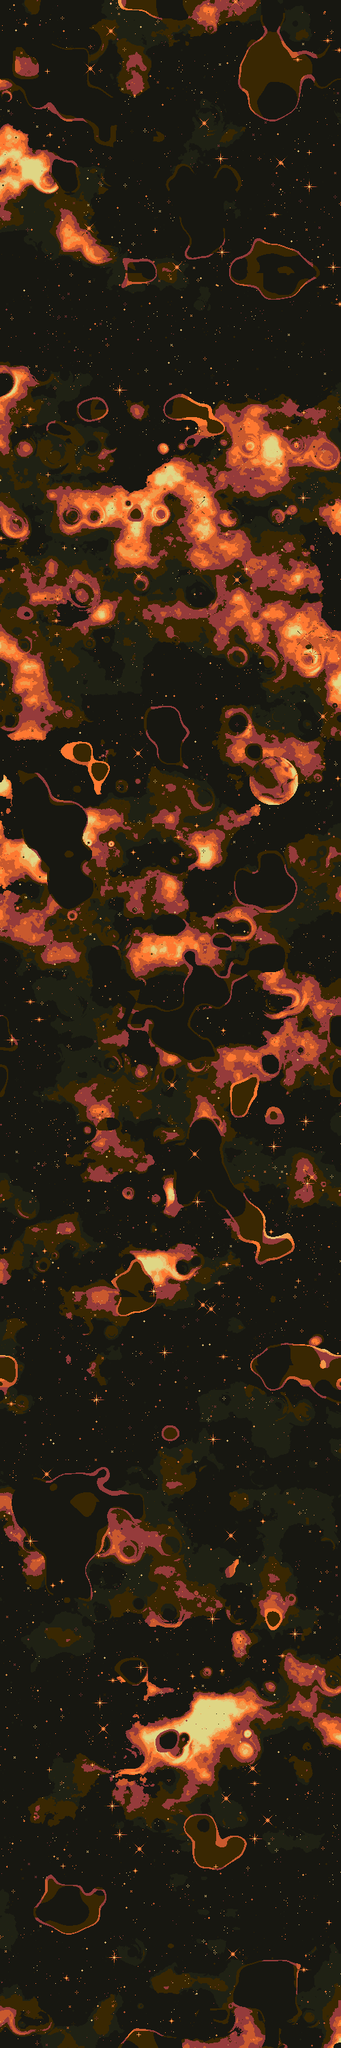

A level layout from a 2D game, rendered from its tile map. Below: a short description, then the map file with its tile-grid data intact:
An orthogonal 1x1 tile map with 500x3000 px tiles, 1 tile layer (Calque de Tuiles 1).

<map version="1.10" tiledversion="1.11.2" orientation="orthogonal" renderorder="right-down" width="1" height="1" tilewidth="500" tileheight="3000" infinite="0" nextlayerid="2" nextobjectid="1">
 <tileset firstgid="1" source="../tilesets/Space Background.tsx" />
 <layer id="1" name="Calque de Tuiles 1" width="1" height="1">
  <data encoding="csv">
1
</data>
 </layer>
</map>